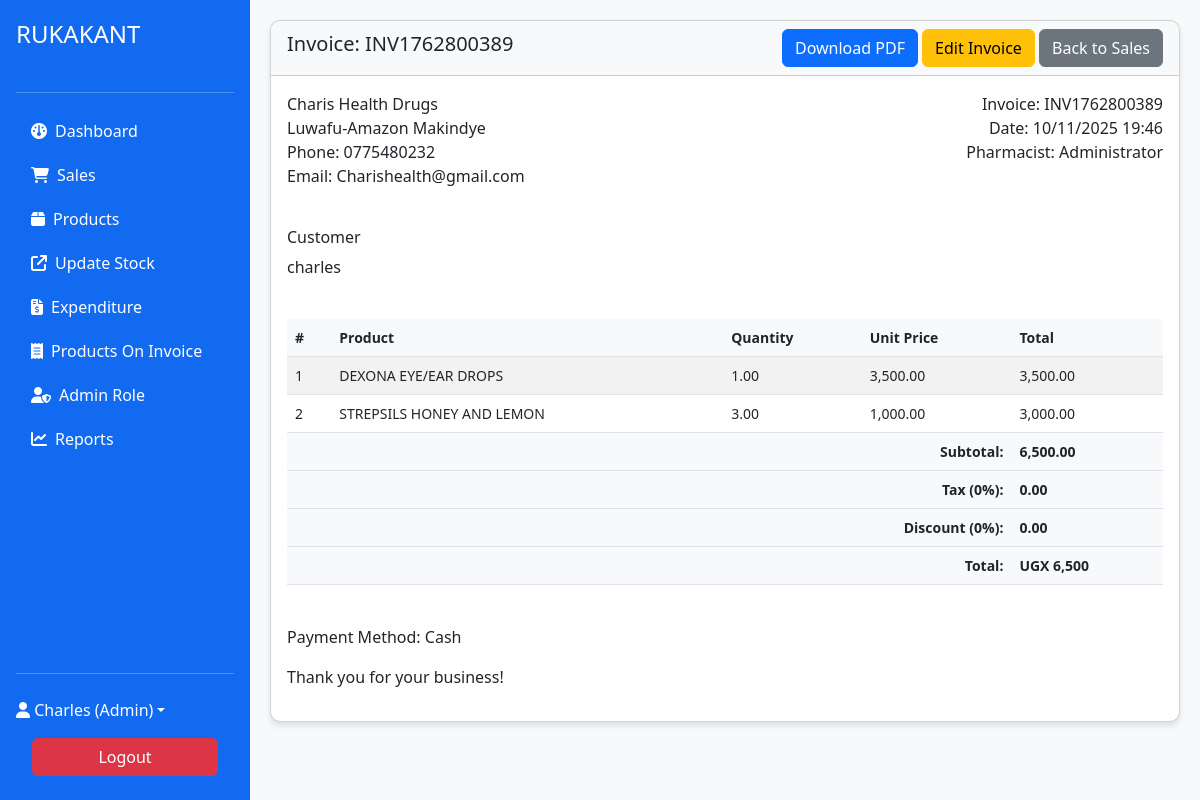
The app's page /system/closed_invoice.php?id=816 (signed in) with its own data.
### tables this page shows
CREATE TABLE `sales_pharm` (
  `id` int(11) NOT NULL,
  `invoice_number` varchar(20) NOT NULL,
  `user_id` int(11) NOT NULL,
  `customer_name` varchar(100) DEFAULT NULL,
  `total_amount` decimal(10,2) NOT NULL,
  `discount` decimal(10,2) DEFAULT 0.00,
  `tax` decimal(10,2) DEFAULT 0.00,
  `net_amount` decimal(10,2) NOT NULL,
  `payment_method` enum('cash','card','mobile_money') NOT NULL,
  `transaction_id` varchar(255) DEFAULT NULL,
  `date` datetime DEFAULT current_timestamp(),
  `notes` text DEFAULT NULL
);

CREATE TABLE `pharmacy_details` (
  `id` int(11) NOT NULL,
  `name` varchar(255) NOT NULL,
  `address` text NOT NULL,
  `phone` varchar(100) DEFAULT NULL,
  `email` varchar(150) DEFAULT NULL,
  `created_at` timestamp NOT NULL DEFAULT current_timestamp(),
  `updated_at` timestamp NOT NULL DEFAULT current_timestamp() ON UPDATE current_timestamp()
);

CREATE TABLE `users_pharm` (
  `id` int(11) NOT NULL,
  `username` varchar(50) NOT NULL,
  `password` varchar(255) NOT NULL,
  `role` enum('admin','pharmacist') NOT NULL,
  `full_name` varchar(100) NOT NULL,
  `email` varchar(100) NOT NULL,
  `phone` varchar(20) DEFAULT NULL,
  `created_at` datetime DEFAULT current_timestamp(),
  `last_login` datetime DEFAULT NULL,
  `status` tinyint(4) DEFAULT 1
);

CREATE TABLE `sale_items_pharm` (
  `id` int(11) NOT NULL,
  `sale_id` int(11) NOT NULL,
  `product_id` int(11) NOT NULL,
  `quantity` decimal(10,2) DEFAULT NULL,
  `price` decimal(10,2) NOT NULL,
  `total` decimal(10,2) NOT NULL
);

CREATE TABLE `products_pharm` (
  `id` int(11) NOT NULL,
  `name` varchar(100) NOT NULL,
  `description` text DEFAULT NULL,
  `category_id` int(11) DEFAULT NULL,
  `batch_number` varchar(50) NOT NULL,
  `quantity` decimal(10,2) DEFAULT NULL,
  `buying_price` decimal(10,2) NOT NULL,
  `selling_price` decimal(10,2) NOT NULL,
  `expiry_date` date NOT NULL,
  `supplier_id` int(11) DEFAULT NULL,
  `created_at` datetime DEFAULT current_timestamp(),
  `updated_at` datetime DEFAULT NULL ON UPDATE current_timestamp(),
  `minimum_stock_level` int(11) DEFAULT 10,
  `barcode` varchar(50) DEFAULT NULL,
  `unit_type` varchar(20) DEFAULT NULL,
  `invoice_number` varchar(100) DEFAULT NULL
);

### includes/db.php (called while the page is built, shortened)
<?php
class Database
{
    private $host = 'localhost';
    private $user = 'root';
    private $pass = '';
    private $dbname = 'hospital_management';
    private $conn;
    public function __construct()
    {
        $this->conn = new mysqli($this->host, $this->user, $this->pass, $this->dbname);
    }
    public function query($sql, $params = [])
    {
        $stmt = $this->conn->prepare($sql);
        if (!empty($params)) {
            $types = str_repeat('s', count($params));
            $stmt->bind_param($types, ...$params);
        }
        $stmt->execute();
        $result = $stmt->get_result();
        return $result ? $result->fetch_all(MYSQLI_ASSOC) : false;
    }
    public function fetchOne($sql, $params = [])
    {
        $stmt = $this->conn->prepare($sql);
        $stmt->execute();
        $result = $stmt->get_result();
        return $result ? $result->fetch_assoc() : null;
    }
}

### system/closed_invoice.php (the view, shortened to what this page needs)
<?php
require_once '../includes/header.php';
$sale_id = (int) $_GET['id'];
$sale = $db->query("
    SELECT s.*, u.username
    FROM sales_pharm s
    JOIN users_pharm u ON s.user_id = u.id
    WHERE s.id = ?
", [$sale_id])[0] ?? null;
$sale_items = $db->query("
    SELECT si.*, p.name
    FROM sale_items_pharm si
    JOIN products_pharm p ON si.product_id = p.id
    WHERE si.sale_id = ?
", [$sale_id]);
$pharmacy = $db->fetchOne("SELECT * FROM pharmacy_details LIMIT 1");
?>
<div class="card">
    <div class="card-header d-flex justify-content-between align-items-center">
        <h5>Invoice: <?= htmlspecialchars($sale['invoice_number']) ?></h5>
        <div>
            <a href="invoice.php?id=<?= $sale_id ?>&download=1" target="_blank" id="downloadInvoiceBtn"
                class="btn btn-primary">Download PDF</a>
            <?php if (isset($_SESSION['role']) && $_SESSION['role'] === 'admin'): ?>
                <a href="edit_invoice.php?id=<?= $sale_id ?>" class="btn btn-warning">Edit Invoice</a>
            <?php endif; ?>
            <a href="sales.php" class="btn btn-secondary">Back to Sales</a>
        </div>
    </div>
    <div class="card-body">
        <div class="row mb-4">
            <div class="col-md-6">
                <p>
                    <?= $pharmacy['name'] ?? 'Pharmacy Name Not Set' ?><br>
                    <?= nl2br($pharmacy['address'] ?? 'Address Not Set') ?><br>
                    Phone: <?= $pharmacy['phone'] ?? 'N/A' ?><br>
                    Email: <?= $pharmacy['email'] ?? 'N/A' ?>
                </p>
            </div>
            <div class="col-md-6 text-end">
                <p>
                    Invoice:  <?= htmlspecialchars($sale['invoice_number']) ?><br>
                    Date: <?= date('d/m/Y H:i', strtotime($sale['date'])) ?><br>
                    Pharmacist: <?= htmlspecialchars($sale['username']) ?>
                </p>
            </div>
        </div>
        <div class="row mb-4">
            <div class="col-md-12">
                <h6>Customer</h6>
                <p><?= htmlspecialchars($sale['customer_name']) ?></p>
            </div>
        </div>
        <div class="table-responsive mb-4">
            <table class="table table-striped">
                <thead>
                    <tr>
                        <th>#</th>
                        <th>Product</th>
                        <th>Quantity</th>
                        <th>Unit Price</th>
                        <th>Total</th>
                    </tr>
                </thead>
                <tbody>
                    <?php foreach ($sale_items as $index => $item): ?>
                        <tr>
                            <td><?= $index + 1 ?></td>
                            <td><?= htmlspecialchars($item['name']) ?></td>
                            <td><?= $item['quantity'] ?></td>
                            <td><?= number_format($item['price'], 2) ?></td>
                            <td><?= number_format($item['total'], 2) ?></td>
                        </tr>
                    <?php endforeach; ?>
                </tbody>
                <tfoot>
                    <tr>
                        <th colspan="4" class="text-end">Subtotal:</th>
                        <th><?= number_format($sale['total_amount'], 2) ?></th>
                    </tr>
                    <tr>
                        <th colspan="4" class="text-end">Tax (0%):</th>
                        <th>0.00</th>
                    </tr>
                    <tr>
                        <th colspan="4" class="text-end">Discount (0%):</th>
                        <th>0.00</th>
                    </tr>
                    <tr>
                        <th colspan="4" class="text-end">Total:</th>
                        <th>UGX <?= number_format($sale['total_amount']) ?></th>
                    </tr>
                </tfoot>
            </table>
        </div>
        <div class="row">
            <div class="col-md-12">
                <p>Payment Method: <?= ucfirst(str_replace('_', ' ', $sale['payment_method'])) ?></p>
                <p>Thank you for your business!</p>
            </div>
        </div>
    </div>
</div>
<?php require_once '../includes/footer.php'; ?>

### assets/css/style.css (style rules this page uses)
body { font-family: 'Segoe UI', Tahoma, Geneva, Verdana, sans-serif; background-color: #f8f9fa; }
.card { border-radius: 10px; box-shadow: 0 4px 6px rgba(0, 0, 0, 0.1); margin-bottom: 20px; }
.card-header { border-radius: 10px 10px 0 0 !important; background-color: #f8f9fa; font-weight: 600; }
.table-responsive { overflow-x: auto; }
.table { font-size: 14px; }
.table th { font-weight: 600; background-color: #f8f9fa; }

### includes/header.php (style rules this page uses)
body, html { margin: 0; padding: 0; height: 100%; }

### records on screen
sales_pharm: invoice_number "INV1762800389", date "10/11/2025 19:46", user.username "Administrator", customer_name "charles", total_amount "6,500.00", total_amount "6,500", payment_method "Cash"
pharmacy_details: name "Charis Health Drugs", address "Luwafu-Amazon Makindye", phone "0775480232", email "Charishealth@gmail.com"
sale_items_pharm: product.name "DEXONA EYE/EAR DROPS", quantity "1.00", price "3,500.00", total "3,500.00"
sale_items_pharm: product.name "STREPSILS HONEY AND LEMON", quantity "3.00", price "1,000.00", total "3,000.00"

### other values on screen
$_SESSION['full_name'] "Charles"
$_SESSION['role'] "Admin"
